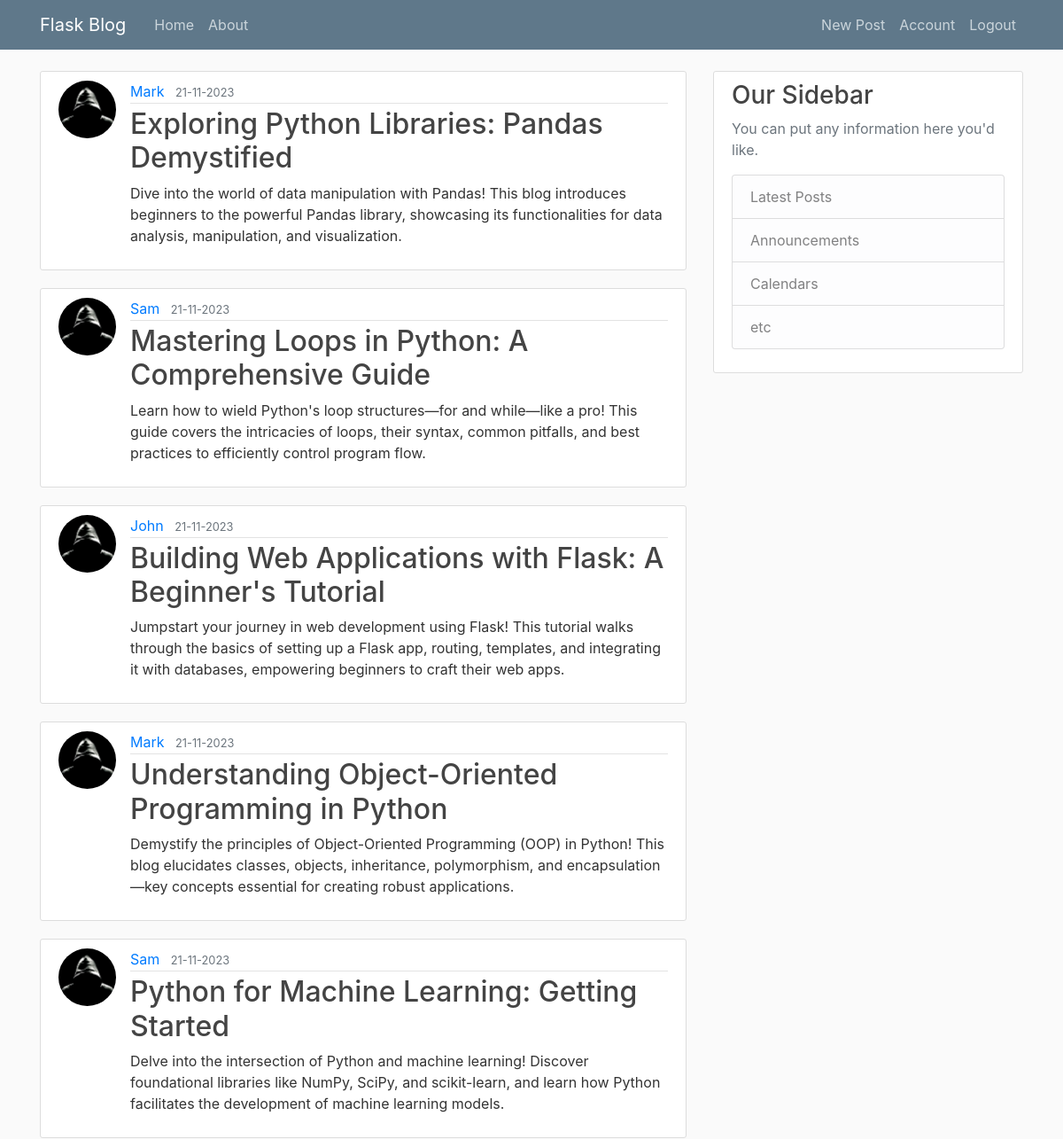
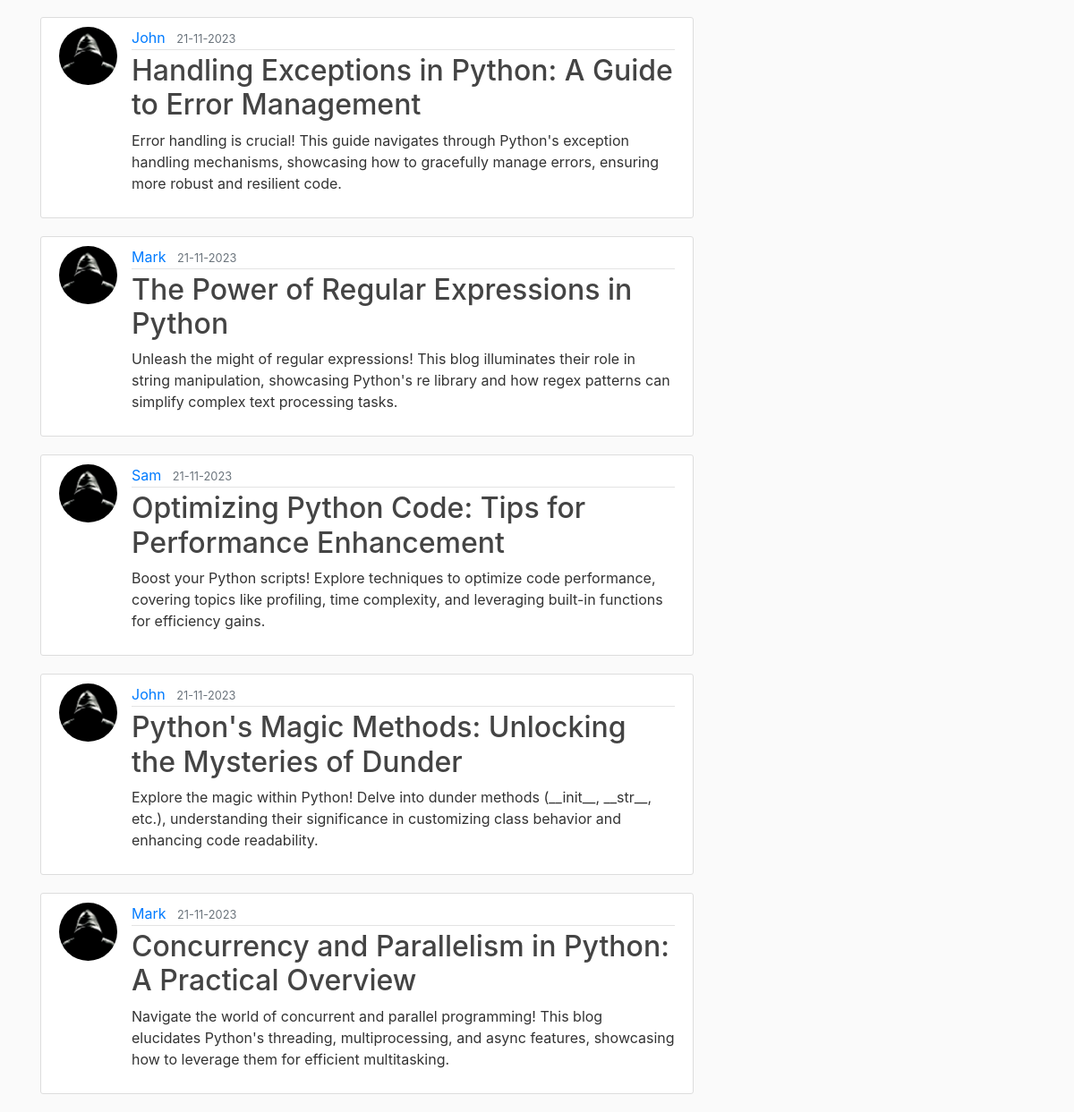
Screenshot of /home (signed in) with the database file from the repository (2 pictures, top to bottom).
### flaskblog/models.py (models this page shows, shortened)
class Post(db.Model):
    id = db.Column(db.Integer, primary_key=True)
    title = db.Column(db.String(100), nullable=False)
    date_posted = db.Column(db.DateTime, nullable=False, default=datetime.utcnow)
    content = db.Column(db.Text, nullable=False)
    user_id = db.Column(db.Integer, db.ForeignKey("user.id"), nullable=True)

class User(db.Model, UserMixin):
    id = db.Column(db.Integer, primary_key=True)
    username = db.Column(db.String(20), unique=True, nullable=False)
    email = db.Column(db.String(120), unique=True, nullable=False)
    image_file = db.Column(db.String(20), nullable=False, default="default.jpg")
    password = db.Column(db.String(60), nullable=False)
    post = db.relationship("Post", backref="author", lazy=True)

### flaskblog/routes.py (the view)
@app.route("/")
@app.route("/home")
def home():
    post = Post.query.all()
    return render_template("home.html", posts=post)

### flaskblog/models.py (called while the page is built)
@login_manager.user_loader
def load_user(user_id):
    return User.query.get(int(user_id))

### flaskblog/templates/home.html
{% extends "base.html" %}
{% block content %}
{% for post in posts %}
<article class="media content-section">
    <img class="rounded-circle article-img"
        src="{{ url_for('static', filename='profile_pics/' + post.author.image_file) }}">
    <div class="media-body">
        <div class="article-metadata">
            <a class="mr-2" href="#">{{ post.author.username }}</a>
            <small class="text-muted">{{ post.date_posted.strftime('%d-%m-%Y') }}</small>
        </div>
        <h2><a class="article-title" href="#">{{ post.title }}</a></h2>
        <p class="article-content">{{ post.content }}</p>
    </div>
</article>
{% endfor %}
{% endblock content %}

### flaskblog/static/main.css (style rules this page uses)
body { background: #fafafa; color: #333333; margin-top: 5rem; }
h1, h2, h3, h4, h5, h6 { color: #444444; }
.content-section { background: #ffffff; padding: 10px 20px; border: 1px solid #dddddd; border-radius: 3px; margin-bottom: 20px; }
.article-title { color: #444444; }
.article-content { white-space: pre-line; }
.article-img { height: 65px; width: 65px; margin-right: 16px; }
.article-metadata { padding-bottom: 1px; margin-bottom: 4px; border-bottom: 1px solid #e3e3e3 }

### rows the page displays
Post: image_file (placeholder picture), author.username "Mark", date_posted "21-11-2023", title "Exploring Python Libraries: Pandas Demystified", content "Dive into the world of data manipulation with Pandas! This blog introduces beginners to the powerful Pandas library, showcasing its functionalities for data analysis, manipulation, and visualization."
Post: image_file (placeholder picture), author.username "Sam", date_posted "21-11-2023", title "Mastering Loops in Python: A Comprehensive Guide", content "Learn how to wield Python's loop structures—for and while—like a pro! This guide covers the intricacies of loops, their syntax, common pitfalls, and best practices to efficiently control program flow."
Post: image_file (placeholder picture), author.username "John", date_posted "21-11-2023", title "Building Web Applications with Flask: A Beginner's Tutorial", content "Jumpstart your journey in web development using Flask! This tutorial walks through the basics of setting up a Flask app, routing, templates, and integrating it with databases, empowering beginners to craft their web apps."
Post: image_file (placeholder picture), author.username "Mark", date_posted "21-11-2023", title "Understanding Object-Oriented Programming in Python", content "Demystify the principles of Object-Oriented Programming (OOP) in Python! This blog elucidates classes, objects, inheritance, polymorphism, and encapsulation—key concepts essential for creating robust applications."
Post: image_file (placeholder picture), author.username "Sam", date_posted "21-11-2023", title "Python for Machine Learning: Getting Started", content "Delve into the intersection of Python and machine learning! Discover foundational libraries like NumPy, SciPy, and scikit-learn, and learn how Python facilitates the development of machine learning models."
Post: image_file (placeholder picture), author.username "John", date_posted "21-11-2023", title "Handling Exceptions in Python: A Guide to Error Management", content "Error handling is crucial! This guide navigates through Python's exception handling mechanisms, showcasing how to gracefully manage errors, ensuring more robust and resilient code."
Post: image_file (placeholder picture), author.username "Mark", date_posted "21-11-2023", title "The Power of Regular Expressions in Python", content "Unleash the might of regular expressions! This blog illuminates their role in string manipulation, showcasing Python's re library and how regex patterns can simplify complex text processing tasks."
Post: image_file (placeholder picture), author.username "Sam", date_posted "21-11-2023", title "Optimizing Python Code: Tips for Performance Enhancement", content "Boost your Python scripts! Explore techniques to optimize code performance, covering topics like profiling, time complexity, and leveraging built-in functions for efficiency gains."
Post: image_file (placeholder picture), author.username "John", date_posted "21-11-2023", title "Python's Magic Methods: Unlocking the Mysteries of Dunder", content "Explore the magic within Python! Delve into dunder methods (__init__, __str__, etc.), understanding their significance in customizing class behavior and enhancing code readability."
Post: image_file (placeholder picture), author.username "Mark", date_posted "21-11-2023", title "Concurrency and Parallelism in Python: A Practical Overview", content "Navigate the world of concurrent and parallel programming! This blog elucidates Python's threading, multiprocessing, and async features, showcasing how to leverage them for efficient multitasking."
